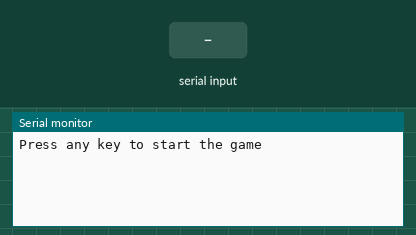
Bench run of a sketch on a simulated Arduino Uno, built with avr-gcc and run on an emulated ATmega328P. On the bench: the last lines printed to the serial monitor. Inputs (shaded band) come from the test bench. Random numbers use the default seed unless the sketch sets one; EEPROM starts erased.

Above: at 1.2 s.
1.3 s: "1" received over Serial
At 3.5 s:
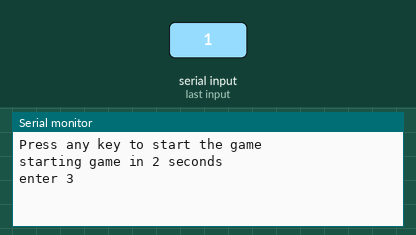
3.8 s: "0" received over Serial
5.3 s: "2" received over Serial
At 5.8 s:
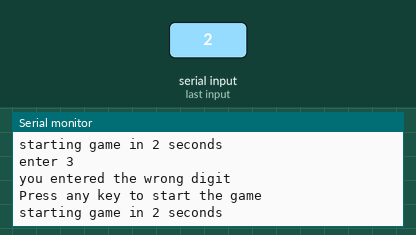

The sketch:

gameExample.ino
```cpp
#include "src/basics/timers.h"
#include "src/basics/io.h"
#include "roundRobinTasks.h"
#include "example.h"

void setup() {
	initTimers();
	initIO();
	Serial.begin(115200);
	exampleInit();
}

void loop() {
	processRoundRobinTasks();

	example();
}
```

example.cpp
```cpp
// HEADER FILES
#include <Arduino.h>
#include "example.h"
#include "src/basics/timers.h"
#include "src/basics/io.h"
#include <EEPROM.h>

// MACROS
#define stateFunction(x) static bool x##F(void)
#define entryState if(runOnce)
#define onState runOnce = false; if(!runOnce)
#define exitState if(!exitFlag) return false; else
#define State(x) break; case x: if(x##F())
#define STATE_MACHINE_BEGIN if(!enabled) { \
	if(!exampleT) enabled = true; } \
else switch(state){\
	default: Serial.println("unknown state executed, state is idle now"); state = exampleIDLE; case exampleIDLE: return true;
#define STATE_MACHINE_END break;}return false;


#define beginState start
#ifndef beginState
#error beginState not yet defined
#endif

// VARIABLES
static unsigned char state;
static bool enabled = true, runOnce = true, exitFlag = false;

static char digit;
static byte serialByte, timeOutTime = 25, randoMizer;
static byte error;
enum errorReasons {
	none = 0,
	timeOut,
	wrongNumber
};

// FUNCTIONS
extern void exampleInit(void) {
	state = beginState;
	randoMizer = EEPROM.read(0x01);
	randomSeed(randoMizer);
}
extern byte exampleGetState(void) { return state;}
extern void exampleSetState(unsigned char _state) { state = _state; runOnce = true; }
static void nextState(unsigned char _state, unsigned char _interval) {
	runOnce = true;
	exitFlag = false;
	if(_interval) {
		enabled = false;
		exampleT = _interval; }
	state = _state; }

static void emptySerialBuffer() {
	while(Serial.available()) {
		Serial.read();
	}
}

static void printError(byte error) {
	switch(error) {
		case none:			Serial.println("next level in 1 second"); break;
		case timeOut:		Serial.println("you were to slow"); break;
		case wrongNumber:	Serial.println("you entered the wrong digit"); break;
	}
}

// STATE FUNCTIONS
stateFunction(start) {
	entryState {
		timeOutTime += 5; // make it easier
		Serial.println("Press any key to start the game");
		emptySerialBuffer();
	}
	onState {
		if(Serial.available()) {
			exitFlag = true;
		}
	}
	exitState {
		Serial.println("starting game in 2 seconds");
		randoMizer++;	// uses the eeprom for random seed
		EEPROM.write(0x01, randoMizer);
		return true; } }


stateFunction(enterDigit1) {
	entryState {
		digit = random('0', '9');
		Serial.print("enter ");	Serial.println(digit);
		exampleT = timeOutTime;
		emptySerialBuffer();
	}
	onState {
		if(Serial.available()) {
			serialByte = Serial.read();

			if(digit == serialByte) error = none;
			else					error = wrongNumber;

			exitFlag = true;
		}
		else if(!exampleT) {
			error = timeOut;
			exitFlag = true;
		}
	}
	exitState {
		printError(error);
		return true;
	}
}


stateFunction(enterDigit2) {
	entryState {
		digit = random('0', '9');
		Serial.print("enter ");	Serial.println(digit);
		exampleT = timeOutTime;
		emptySerialBuffer();
	}
	onState {
		if(Serial.available()) {
			serialByte = Serial.read();

			if(digit == serialByte) error = none;
			else					error = wrongNumber;

			exitFlag = true;
		}
		else if(!exampleT) {
			error = timeOut;
			exitFlag = true;
		}
	}
	exitState {
		printError(error);
		return true;
	}
}


stateFunction(enterDigit3) {
	entryState {
		digit = random('0', '9');
		Serial.print("enter ");	Serial.println(digit);
		exampleT = timeOutTime;
		emptySerialBuffer();
	}
	onState {
		if(Serial.available()) {
			serialByte = Serial.read();

			if(digit == serialByte) error = none;
			else					error = wrongNumber;

			exitFlag = true;
		}
		else if(!exampleT) {
			error = timeOut;
			exitFlag = true;
		}
	}
	exitState {
		printError(error);
		return true;
	}
}


stateFunction(enterDigit4) {
	entryState {
		digit = random('0', '9');
		Serial.print("enter ");	Serial.println(digit);
		exampleT = timeOutTime;
		emptySerialBuffer();
	}
	onState {
		if(Serial.available()) {
			serialByte = Serial.read();

			if(digit == serialByte) error = none;
			else					error = wrongNumber;

			exitFlag = true;
		}
		else if(!exampleT) {
			error = timeOut;
			exitFlag = true;
		}
	}
	exitState {
		printError(error);
		return true;
	}
}


stateFunction(enterDigit5) {
	entryState {
		digit = random('0', '9');
		Serial.print("enter ");	Serial.println(digit);
		exampleT = timeOutTime;
		emptySerialBuffer();
	}
	onState {
		if(Serial.available()) {
			serialByte = Serial.read();

			if(digit == serialByte) error = none;
			else					error = wrongNumber;

			exitFlag = true;
		}
		else if(!exampleT) {
			error = timeOut;
			exitFlag = true;
		}
	}
	exitState {
		printError(error);
		return true;
	}
}


stateFunction(win) {
	entryState {
		Serial.println("you won the game! Press any key to continu");
		emptySerialBuffer();
	}
	onState {
		if(Serial.available()) {
			exitFlag = true;
		}
	}
	exitState {
		Serial.println("game restarting in 2.5 seconds");
		timeOutTime -= 10; // every time you play it gets harder
		return true;
	}
}


// STATE MACHINE
extern bool example(void) {
	STATE_MACHINE_BEGIN

	State(start) {
		nextState(enterDigit1, 20); }

	State(enterDigit1) {
		if(!error) nextState(enterDigit2, 10);
		else       nextState(start, 0); }

	State(enterDigit2) {
		if(!error) nextState(enterDigit3, 10);
		else       nextState(start, 0); }

	State(enterDigit3) {
		if(!error) nextState(enterDigit4, 10);
		else       nextState(start, 0); }

	State(enterDigit4) {
		if(!error) nextState(enterDigit5, 10);
		else       nextState(start, 0); }

	State(enterDigit5) {
		if(!error) nextState(win, 0);
		else       nextState(start, 10); }

	State(win) {
		nextState(start, 25); }

	STATE_MACHINE_END
}
```

example.h
```cpp
enum exampleStates {
	exampleIDLE,
	start,
	enterDigit1,
	enterDigit2,
	enterDigit3,
	enterDigit4,
	enterDigit5,
	win };

extern bool example(void);
extern void exampleInit();
extern void exampleSetState(unsigned char);
extern unsigned char exampleGetState(void);
```

roundRobinTasks.cpp
```cpp
#include "roundRobinTasks.h"
#include "src/basics/io.h"

extern void processRoundRobinTasks(void) {
	static unsigned char taskCounter = 0;

// HIGH PRIORITY ROUND ROBIN TASKS
	//readSerialBus();
	//updateIO();

// LOW PRIORITY ROUND ROBIN TASKS
	taskCounter ++;
	switch(taskCounter) {
		default: taskCounter = 0;

		case 0:
		/* fill in a task */
		break;

		case 1:
		/* fill in a task */
		break; } }
```

roundRobinTasks.h
```cpp
void processRoundRobinTasks();
#define updateIO(); updateOutputs(); \
updateInputs();
```

io.cpp
```cpp
#include <Arduino.h>
#include "io.h"
extern void initIO(void) {
}
```

io.h
```cpp
extern void initIO(void);
```

timers.cpp
```cpp
#include <Arduino.h>
#include "timers.h"

extern void initTimers() {
	TCCR2B = 0;// same for TCCR2B
	TCNT2  = 0;//initialize counter value to 0
	// set compare match register for 8khz increments
	OCR2A = 249;// = (16*10^6) / (1000*64) - 1 (must be <256)
	// turn on CTC mode
	TCCR2A |= (1 << WGM21);
	// Set CS21and and CS20 bit for 64 prescaler
	TCCR2B |= (1 << CS20);
	TCCR2B |= (1 << CS21);
	TCCR2B &= ~(1 << CS22);
	// enable timer compare interrupt
	TIMSK2 |= (1 << OCIE2A); }

volatile unsigned char exampleT;

// Don't complain about the indentations. This code is generated for you and you shouldn't be looking at this part.
ISR(TIMER2_COMPA_vect) {
static unsigned char _1ms, _10ms, _100ms;

// 1ms timers
_1ms += 1;


// 10ms timers
if(!(_1ms % 10)) { _1ms = 0; _10ms += 1;


// 100ms timers
if(!(_10ms % 10)) { _10ms = 0; _100ms += 1;

	if(exampleT) exampleT--;


//1000ms timers
if(!(_100ms % 10)) { _100ms = 0;


}
}
}
}


extern void repeat(byte *timer, byte interval, void (*function)()) {
	if(*timer == 0) {
		*timer = interval;
		function();
	}
}
```

timers.h
```cpp
extern void repeat(byte* ,byte, void (*)());
extern void initTimers();

extern volatile unsigned char exampleT;
```

Measured:
- after the input at 1.3 s, the serial monitor: prints a new line at once (image 1)
- after the input at 5.3 s, the serial monitor: prints a new line at once (image 2)
